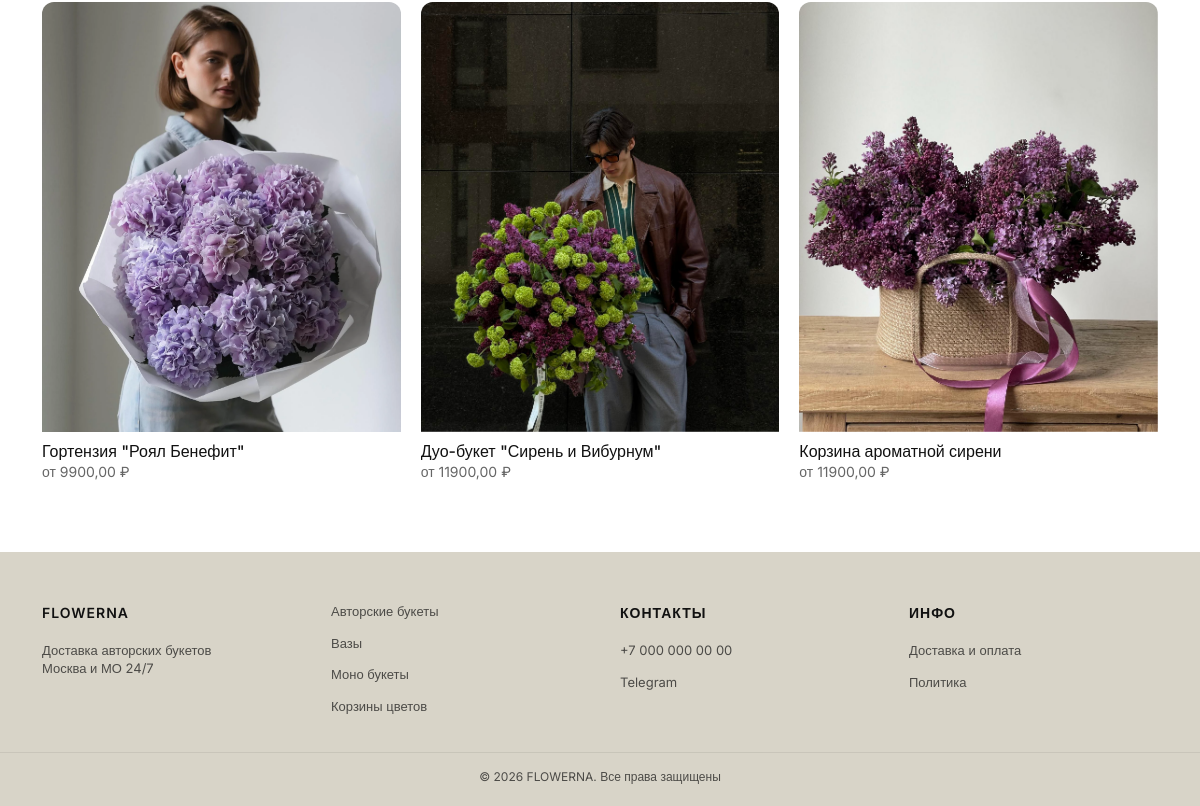
Page /catalog/ (lower part) on the earlier database version.
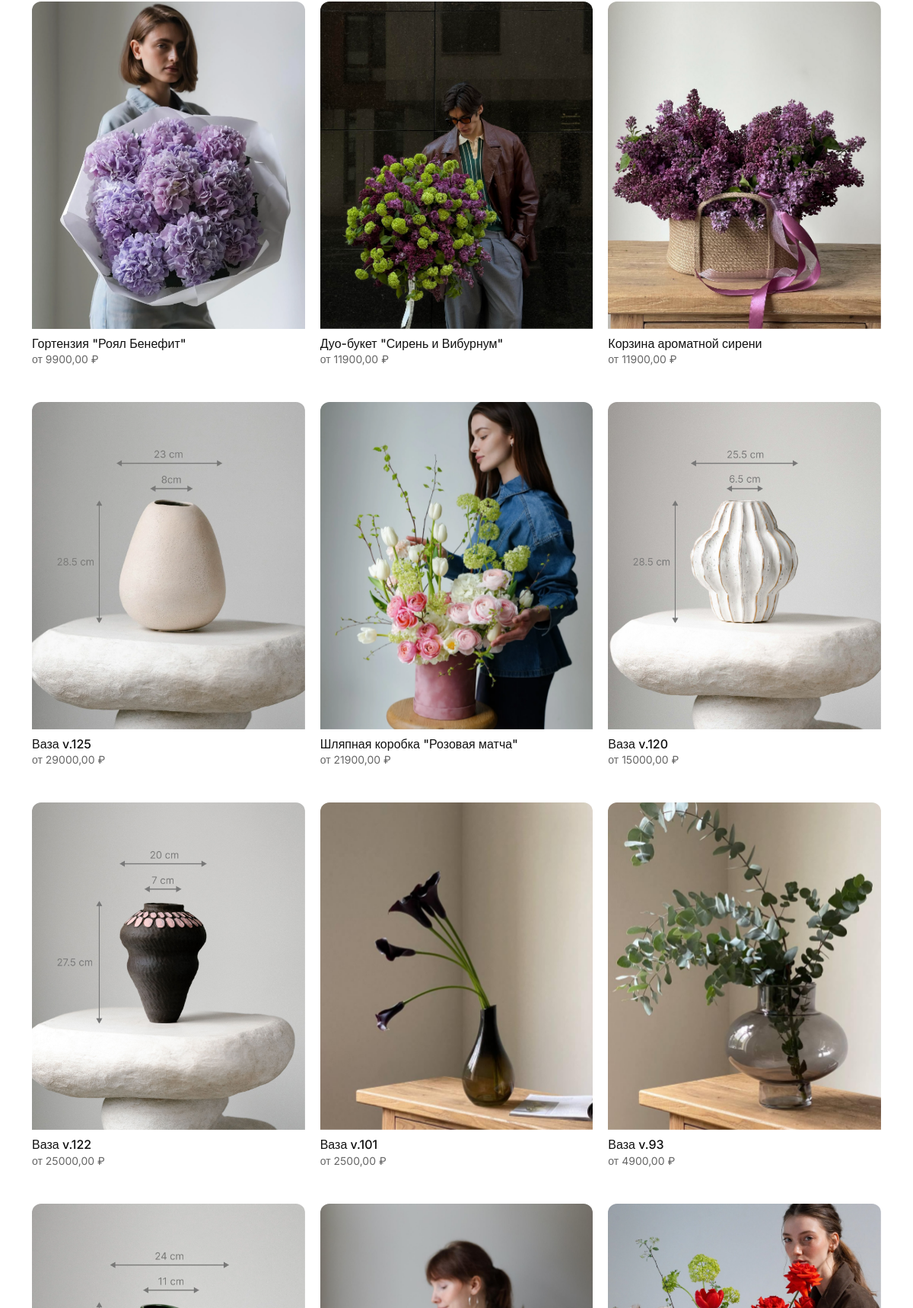
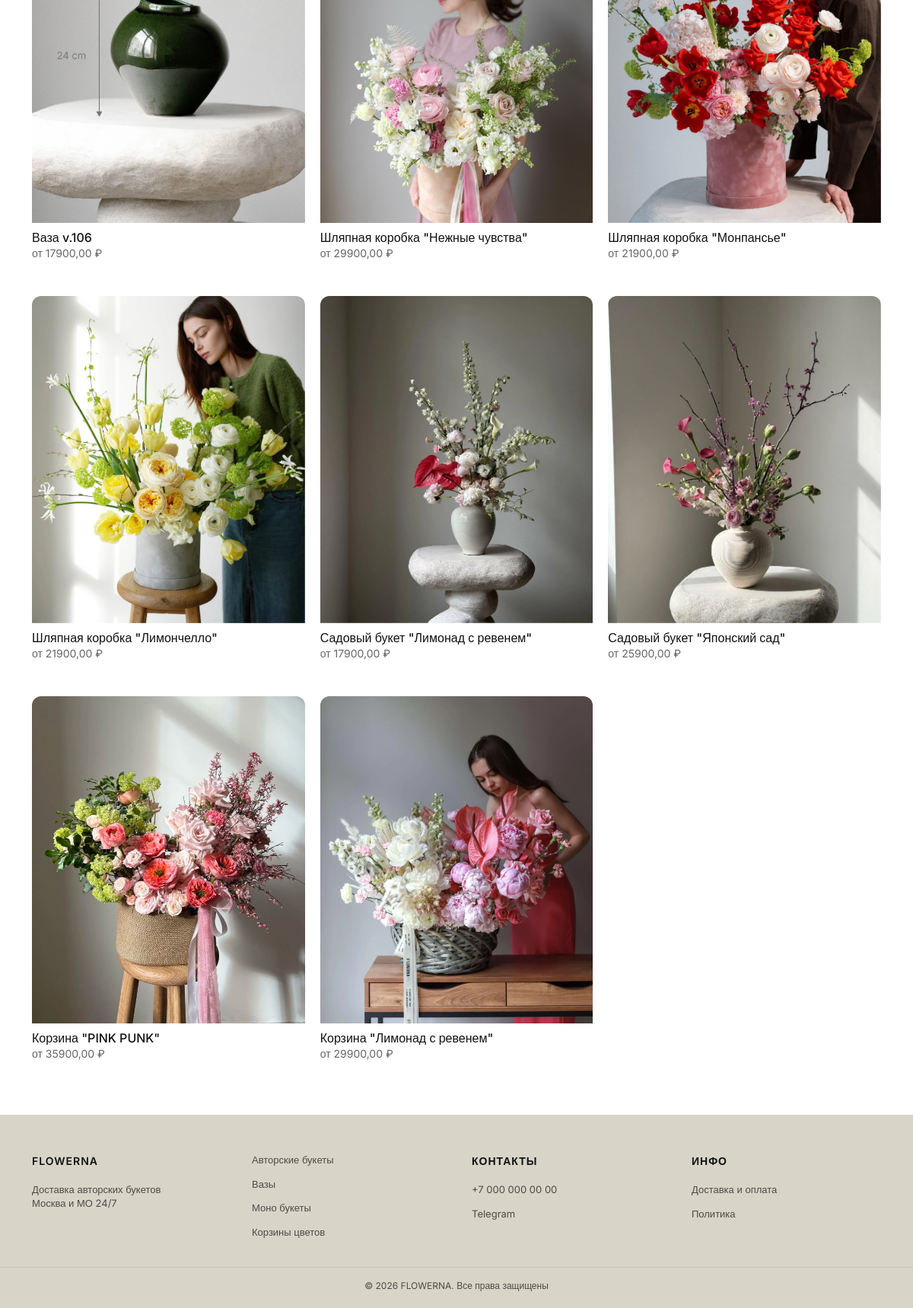
Same page on the later database version (2 pictures, top to bottom).
### catalog/models.py (models this page shows, shortened)
class Product(models.Model):
    id = models.AutoField(primary_key=True)
    category = models.ForeignKey(Category, on_delete=models.CASCADE, related_name='products', null=True, blank=True)
    name = models.CharField(max_length=255)
    price = models.DecimalField(max_digits=10, decimal_places=2)
    description = models.TextField(null=True, blank=True)
    is_available = models.BooleanField(default=True)
    image = models.ImageField(upload_to='products/', null=True, blank=True, verbose_name='Изображение')
    is_recommended = models.BooleanField(default=False)
    class Meta:
        verbose_name = 'Товар'
        verbose_name_plural = 'Товары'

### catalog/views.py (the view)
# urls.py: path('catalog/', views.catalog, name='catalog'),
def catalog(request):
    products = Product.objects.all()
    return render(request, 'catalog.html', {
        'products': products,
    })

### templates/catalog.html (shortened to what this page needs)
{% extends 'base.html' %}
{% load static %}
{% block content %}
<section class="catalog">
    <div class="catalog__grid">
        {% for product in products %}
        <div class="product-card">
            {% if product.image %}
                <img src="{{ product.image.url }}" alt="{{ product.name }}">
            {% else %}
                <div class="product-card__img--empty"></div>
            {% endif %}
            <div class="product-info">
                <h3>{{ product.name }}</h3>
                <p>от {{ product.price }} ₽</p>
            </div>
        </div>
        {% endfor %}
    </div>
</section>
{% endblock %}

Differences in the rows shown:
added Product: image (picture), name "Ваза v.125", price "29000,00"
added Product: image (picture), name "Шляпная коробка \"Розовая матча\"", price "21900,00"
added Product: image (picture), name "Ваза v.120", price "15000,00"
added Product: image (picture), name "Ваза v.122", price "25000,00"
added Product: image (picture), name "Ваза v.101", price "2500,00"
added Product: image (picture), name "Ваза v.93", price "4900,00"
added Product: image (picture), name "Ваза v.106", price "17900,00"
added Product: image (picture), name "Шляпная коробка \"Нежные чувства\"", price "29900,00"
added Product: image (picture), name "Шляпная коробка \"Монпансье\"", price "21900,00"
added Product: image (picture), name "Шляпная коробка \"Лимончелло\"", price "21900,00"
added Product: image (picture), name "Садовый букет \"Лимонад с ревенем\"", price "17900,00"
added Product: image (picture), name "Садовый букет \"Японский сад\"", price "25900,00"
added Product: image (picture), name "Корзина \"PINK PUNK\"", price "35900,00"
added Product: image (picture), name "Корзина \"Лимонад с ревенем\"", price "29900,00"
